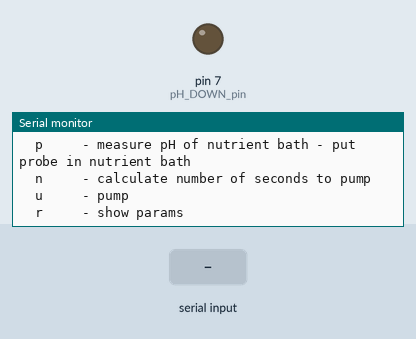
Bench run of a sketch on a simulated Arduino Uno, built for the host (arithmetic inside an expression is 32-bit, double 64-bit). On the bench: output pins drawn as LEDs (lit = HIGH), the last lines printed to the serial monitor. The inputs (shaded band) are chosen by the test bench. EEPROM starts erased.

Above: at 1.5 s.
1.6 s: "D\n" received over Serial
At 2.8 s:
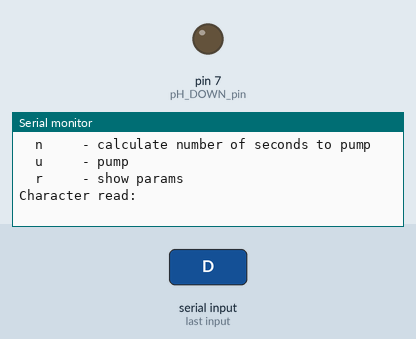
3.6 s: "n\n" received over Serial
At 3.88 s:
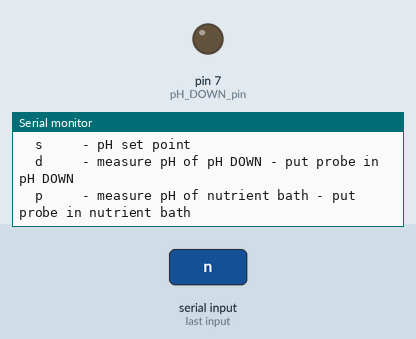
5.1 s: "N\n" received over Serial
At 5.19 s:
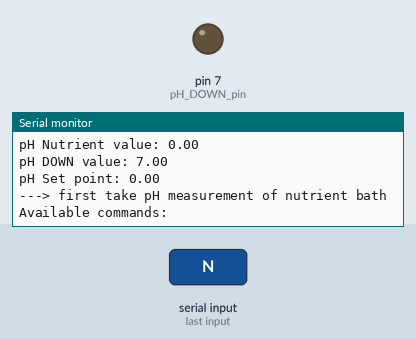

The sketch:

AdjustingPumps.ino
```cpp
/*************************************************************************************/
//pHDown.ino
//adjust the pH of a nutrient bath down
//Copyright Margaret Johnson  3/2015
//thanks to:
//  SparkysWidgets for the open source minipH Arduino sketch: https://github.com/SparkysWidgets/MinipHBFW
//  Adafruit for the ADS1015 BOB, tutorial and library: https://learn.adafruit.com/adafruit-4-channel-adc-breakouts
/*************************************************************************************/
#define DEBUG 1
#ifdef DEBUG
#define DEBUG_PRINT(x)  Serial.print (x)
#define DEBUG_PRINTHEX(x) Serial.print(x,HEX)
#define DEBUG_PRINTF(x) Serial.print(F(x))
#define DEBUG_PRINTLN(x) Serial.println(x)
#define DEBUG_PRINTLNF(x) Serial.println(F(x))
#else
#define DEBUG_PRINT(x)
#define DEBUG_PRINTF(x)
#define DEBUG_PRINTLN(x)
#define DEBUG_PRINTLNF(x)
#define DEBUG_PRINTHEX(x)
#endif
#include <Statistic.h>
#include <avr/eeprom.h>
#include <Wire.h>
#include <Adafruit_ADS1015.h>
#define LSB_mV  1
const unsigned long READ_PERIOD_IN_MS=500;
Adafruit_ADS1015 ads1015;
Statistic myStats;
//EEPROM trigger check
#define Write_Check      0x1234
struct parameters_T
{
  unsigned int WriteCheck;
  int16_t pH7Cal, pH4Cal;
  float pHStep;
  float pHDOWN;          //the pH DOWN is in a container that will be used until empty.  So save the pH DOWN value across readings.
}
params;
#define pH_DOWN_pin  7
float pH_nutrients=0.,pH_DOWN=0.,pH_set_point=0.;
float mS_to_pump=0.;
void setup()
{
  Serial.begin(9600);
  pinMode(pH_DOWN_pin,OUTPUT);
  //Lets read our Info from the eeprom and setup our params,
  //if we loose power or reset we'll still remember our settings!
  eeprom_read_block(&params, (void *)0, sizeof(params));
  //if its a first time setup or our magic number in eeprom is wrong reset to default
  if (params.WriteCheck != Write_Check){
    resetParams();
  }
  //get the calibrated slope values
  readParams(&params.pH4Cal,&params.pH7Cal,&params.pHStep,&params.pHDOWN);
  pH_DOWN = params.pHDOWN;
  ads1015.begin();
  // ads1015.setGain(GAIN_ONE);     // 1x gain   +/- 4.096V  1 bit = 2mV
  ads1015.setGain(GAIN_TWO);     // 2x gain   +/- 2.048V  1 bit = 1mV
  // ads1015.setGain(GAIN_FOUR);    // 4x gain   +/- 1.024V  1 bit = 0.5mV
  // ads1015.setGain(GAIN_EIGHT);   // 8x gain   +/- 0.512V  1 bit = 0.25mV
  // ads1015.setGain(GAIN_SIXTEEN); // 16x gain  +/- 0.256V  1 bit = 0.125mV
  showHelp();
}
void loop()
{
  serialHandler();
}
void serialHandler() {
  char inChar;
  if((inChar = Serial.read())>0) {
    DEBUG_PRINTF("Character read: ");
    DEBUG_PRINTLN(inChar);
    switch (inChar) {
    case 's':
    case 'S':
      {
        pH_set_point = 0.;
        Serial.println(F("\r\nEnter pH to set nutrients: "));
        while (Serial.available()==0);
        pH_set_point = Serial.parseFloat();
        DEBUG_PRINTF("pH set point: ");
        DEBUG_PRINTLN(pH_set_point);
        showHelp();
      }
      break;
    case 'p':
    case 'P':
      {
        takeReadings(READ_PERIOD_IN_MS);
        pH_nutrients = calcpH();
        DEBUG_PRINTF("pHmV: ");
        DEBUG_PRINT(myStats.average());
        DEBUG_PRINTF(" | pH: ");
        DEBUG_PRINT(pH_nutrients);
        DEBUG_PRINTF(" | Count: ");
        DEBUG_PRINT(myStats.count());
        DEBUG_PRINTF(" | StDev: ");
        DEBUG_PRINTLN(myStats.pop_stdev());
        showHelp();
      }
      break;
    case 'd':
    case 'D':
      {
        takeReadings(READ_PERIOD_IN_MS);
        pH_DOWN = calcpH();
        params.pHDOWN = pH_DOWN;
        //the pH DOWN is in a container that will be used until empty.  So save the pH DOWN value across readings.
        eeprom_write_block(&params, (void *)0, sizeof(params)); //write these settings back to eeprom
        DEBUG_PRINTF("--> pH Down saved in EEPROM: ");
        DEBUG_PRINTLN(params.pHDOWN);
        DEBUG_PRINTF("pHmV: ");
        DEBUG_PRINT(myStats.average());
        DEBUG_PRINTF(" | pH: ");
        DEBUG_PRINT(pH_DOWN);
        DEBUG_PRINTF(" | Count: ");
        DEBUG_PRINT(myStats.count());
        DEBUG_PRINTF(" | StDev: ");
        DEBUG_PRINTLN(myStats.pop_stdev());
        showHelp();
      }
      break;
    case 'n':
    case 'N':
      {
        DEBUG_PRINTF("pH Nutrient value: ");
        DEBUG_PRINTLN(pH_nutrients);
        DEBUG_PRINTF("pH DOWN value: ");
        DEBUG_PRINTLN(pH_DOWN);
        DEBUG_PRINTF("pH Set point: ");
        DEBUG_PRINTLN(pH_set_point);
        if (pH_nutrients <= 0.) {
          Serial.println(F("---> first take pH measurement of nutrient bath"));
          showHelp();
          break;
        }
        if (pH_set_point <= 0.) {
          Serial.println(F("---> first enter pH set point"));
          showHelp();
          break;
        }
        if (pH_DOWN <= 0.) {
          Serial.println(F("---> first take pH measurement of pH DOWN"));
          showHelp();
          break;
        }
        mS_to_pump = calcPumpTime(pH_nutrients,pH_DOWN,pH_set_point);
        DEBUG_PRINTF("Number of milliseconds to pump: ");
        DEBUG_PRINTLN(mS_to_pump);
        showHelp();
        break;
      }
    case 'u':
    case 'U':
      {
        DEBUG_PRINTF("Number of milliseconds to pump: ");
        unsigned long pump_time = (unsigned long)(mS_to_pump+0.5);
        DEBUG_PRINTLN(pump_time);
        DEBUG_PRINTLNF("Start pumping");
        pump(pump_time);
        DEBUG_PRINTLNF("End pumping");
        showHelp();
      }
      break;
    case 'r':
    case 'R':
      print_params(params.pHStep,params.pH4Cal,params.pH7Cal,params.pHDOWN);
      break;
    case '?':
      showHelp();
      break;
    default:
      break;
    }
  }
}
void takeReadings(unsigned long pHReadreadPeriodInMilliseconds){
  int16_t adc_result;
  unsigned long currentMillis = millis();
  unsigned long lastpHCalibrationMillis = currentMillis;
  myStats.clear();
  while (currentMillis - lastpHCalibrationMillis < pHReadreadPeriodInMilliseconds)
  {
    //get a pH reading (assumes pH probe is in a calibration solution)
    adc_result = readADC();
    myStats.add(adc_result);
    currentMillis = millis();
  }
}
int16_t readADC(void){
  //pH is AIN0 on the ADS1015 of the Ladybug Shield
  int16_t results = ads1015.readADC_Differential_VGND(0);
  return(results*LSB_mV);
}
float calcpH()
{
  float stepsFrom7 = (myStats.average()-params.pH7Cal)/params.pHStep;
  return( 7.-stepsFrom7);
}
void resetParams(void)
{
  DEBUG_PRINTLNF("---> IN resetParams");
  //Restore to ideal parameters.
  params.WriteCheck = Write_Check;
  params.pH7Cal = 0; //pH 7 voltage = 0V
  params.pH4Cal = 177.36; //pH 4 voltage = 177.36mV
  params.pHStep = 59.16;//ideal probe slope
  params.pHDOWN = 0.; //the pH value of the pH DOWN for pumping needs to be measured.
  eeprom_write_block(&params, (void *)0, sizeof(params)); //write these settings back to eeprom
}
void readParams(int16_t *pH4Cal, int16_t *pH7Cal,float *pHStep,float *pHDOWN) {
  DEBUG_PRINTLNF("---> IN readParams");
  eeprom_read_block(&params, (void *)0, sizeof(params));
  //if its a first time setup or our magic number in eeprom is wrong reset to default
  if (params.WriteCheck != Write_Check){
    resetParams();
  }
  *pHStep = params.pHStep;
  *pH4Cal = params.pH4Cal;
  *pH7Cal = params.pH7Cal;
  *pHDOWN = params.pHDOWN;
  print_params(*pHStep,*pH4Cal,*pH7Cal,*pHDOWN);
}
void print_params(int16_t pH4Cal,int16_t pH7Cal,float pHStep, float pHDOWN)
{
  DEBUG_PRINTF("pH Slope: ");
  DEBUG_PRINTLN(pHStep);
  DEBUG_PRINTF("pH 4 Cal: ");
  DEBUG_PRINTLN(pH4Cal);
  DEBUG_PRINTF("pH 7 Cal: ");
  DEBUG_PRINTLN(pH7Cal);
  DEBUG_PRINTF("pH DOWN: ");
  DEBUG_PRINTLN(pHDOWN);
}

float calcPumpTime(float pH_nutrients,float pH_DOWN,float pH_set_point)
{
  float H_concentration_for_pumping = pow(10.0,-pH_DOWN);
   DEBUG_PRINTLN(H_concentration_for_pumping);
  //pump about 1mL in 1 second
  float H_concentration_added_in_1_second = H_concentration_for_pumping * 1000.;
  DEBUG_PRINTF("The amount of concentration that is added in one second of pumping: ");
  DEBUG_PRINT(H_concentration_added_in_1_second);
  DEBUG_PRINTLNF("moles/liter");
  float H_concentration_current = pow(10.0,-pH_nutrients);
  float H_concentration_set_point = pow(10.0,-pH_set_point); //should be lower than what nutrients currently is at
  //subtract where we are from where we want to be. This gives us the amount of hydronium ions we need to add
  float H_concentration_to_add = H_concentration_set_point - H_concentration_current; //in moles/liter
  //1 gal = 3.8L
  //3 gallon bucket
  //units now in moles/3 gallons
H_concentration_to_add =  H_concentration_to_add*3.8*3;
//in mS
 float pump_time = H_concentration_to_add/H_concentration_added_in_1_second*1000;


  //
  //calculate amount (mL)  of pH DOWN (given measured concentration) to pump into nutrient bath
  //Assume 3 gallon bath
  // *3 to go from 1 L to 3 L
  // *3.8 to go from Liters to Gallons
  // * 1000 to go from liters to mLs
  // * 1000 to go from seconds to mS
//  float pump_time = 3.8*3.*1000.*(H_concentration_to_add/H_concentration_DOWN)*1000;
  return (pump_time);
}
void pump(unsigned long pump_time)
{
  digitalWrite(pH_DOWN_pin, HIGH);
  DEBUG_PRINTF("Pumping for ");
  DEBUG_PRINT(pump_time);
  DEBUG_PRINTLNF("mS");
  delay(pump_time);
  digitalWrite(pH_DOWN_pin, LOW);
}
const char helpText[] PROGMEM =
"\n"
"Available commands:" "\n"
"  ?     - shows available comands" "\n"
"  s     - pH set point" "\n"
"  d     - measure pH of pH DOWN - put probe in pH DOWN" "\n"
"  p     - measure pH of nutrient bath - put probe in nutrient bath" "\n"
"  n     - calculate number of seconds to pump" "\n"
"  u     - pump" "\n"
"  r     - show params" "\n"
;
/*-----------------------------------------------------------
 show command line menu
 -----------------------------------------------------------*/
static void showHelp () {
  showString(helpText);
}
static void showString (PGM_P s) {
  for (;;) {
    char c = pgm_read_byte(s++);
    if (c == 0)
      break;
    if (c == '\n')
      Serial.print('\r');
    Serial.print(c);
  }
}
```

Measured:
- after the input at 1.6 s, the serial monitor: prints a new line at once (image 1)
- after the input at 3.6 s, the serial monitor: prints a new line at once (image 2)
- after the input at 5.1 s, the serial monitor: prints a new line at once (image 3)
